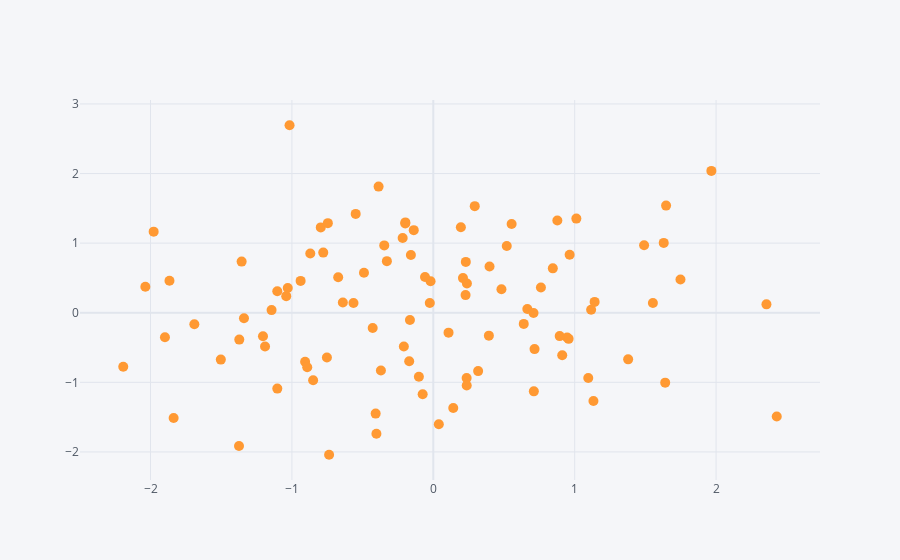

This figure's notebook cell:
### Code cell
df.iplot(kind = 'scatter', x='A', y='B', mode='markers', size = 10)
